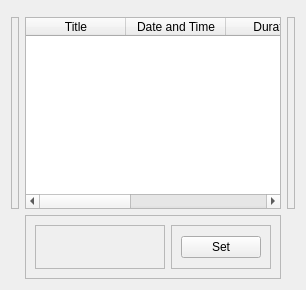
         <widget class="QWidget" name="setquests_page">
          <layout class="QGridLayout" name="gridLayout_9">
           <item row="0" column="1">
            <widget class="QFrame" name="frame_52">
             <property name="frameShape">
              <enum>QFrame::StyledPanel</enum>
             </property>
             <property name="frameShadow">
              <enum>QFrame::Raised</enum>
             </property>
            </widget>
           </item>
           <item row="1" column="0">
            <widget class="QFrame" name="frame_47">
             <property name="minimumSize">
              <size>
               <width>8</width>
               <height>0</height>
              </size>
             </property>
             <property name="frameShape">
              <enum>QFrame::StyledPanel</enum>
             </property>
             <property name="frameShadow">
              <enum>QFrame::Raised</enum>
             </property>
            </widget>
           </item>
           <item row="1" column="1">
            <widget class="QTableWidget" name="availableQuest_table">
             <property name="contextMenuPolicy">
              <enum>Qt::DefaultContextMenu</enum>
             </property>
             <property name="gridStyle">
              <enum>Qt::SolidLine</enum>
             </property>
             <attribute name="horizontalHeaderShowSortIndicator" stdset="0">
              <bool>true</bool>
             </attribute>
             <attribute name="horizontalHeaderStretchLastSection">
              <bool>true</bool>
             </attribute>
             <attribute name="verticalHeaderStretchLastSection">
              <bool>false</bool>
             </attribute>
             <column>
              <property name="text">
               <string>Title</string>
              </property>
             </column>
             <column>
              <property name="text">
               <string>Date and Time</string>
              </property>
             </column>
             <column>
              <property name="text">
               <string>Duration</string>
              </property>
             </column>
             <column>
              <property name="text">
               <string>Points</string>
              </property>
             </column>
             <column>
              <property name="text">
               <string>Description</string>
              </property>
             </column>
            </widget>
           </item>
           <item row="1" column="2">
            <widget class="QFrame" name="frame_48">
             <property name="minimumSize">
              <size>
               <width>8</width>
               <height>0</height>
              </size>
             </property>
             <property name="frameShape">
              <enum>QFrame::StyledPanel</enum>
             </property>
             <property name="frameShadow">
              <enum>QFrame::Raised</enum>
             </property>
            </widget>
           </item>
           <item row="2" column="1">
            <widget class="QFrame" name="frame_49">
             <property name="minimumSize">
              <size>
               <width>0</width>
               <height>64</height>
              </size>
             </property>
             <property name="frameShape">
              <enum>QFrame::StyledPanel</enum>
             </property>
             <property name="frameShadow">
              <enum>QFrame::Raised</enum>
             </property>
             <layout class="QHBoxLayout" name="horizontalLayout_26">
              <item>
               <widget class="QFrame" name="frame_50">
                <property name="frameShape">
                 <enum>QFrame::StyledPanel</enum>
                </property>
                <property name="frameShadow">
                 <enum>QFrame::Raised</enum>
                </property>
               </widget>
              </item>
              <item>
               <widget class="QFrame" name="frame_51">
                <property name="sizePolicy">
                 <sizepolicy hsizetype="Fixed" vsizetype="Preferred">
                  <horstretch>0</horstretch>
                  <verstretch>0</verstretch>
                 </sizepolicy>
                </property>
                <property name="frameShape">
                 <enum>QFrame::StyledPanel</enum>
                </property>
                <property name="frameShadow">
                 <enum>QFrame::Raised</enum>
                </property>
                <layout class="QGridLayout" name="gridLayout_10">
                 <item row="0" column="0">
                  <widget class="QPushButton" name="setQuest_btn">
                   <property name="sizePolicy">
                    <sizepolicy hsizetype="Fixed" vsizetype="Fixed">
                     <horstretch>0</horstretch>
                     <verstretch>0</verstretch>
                    </sizepolicy>
                   </property>
                   <property name="text">
                    <string>Set</string>
                   </property>
                   <property name="autoDefault">
                    <bool>false</bool>
                   </property>
                   <property name="default">
                    <bool>false</bool>
                   </property>
                   <property name="flat">
                    <bool>false</bool>
                   </property>
                  </widget>
                 </item>
                </layout>
               </widget>
              </item>
             </layout>
            </widget>
           </item>
          </layout>
         </widget>
